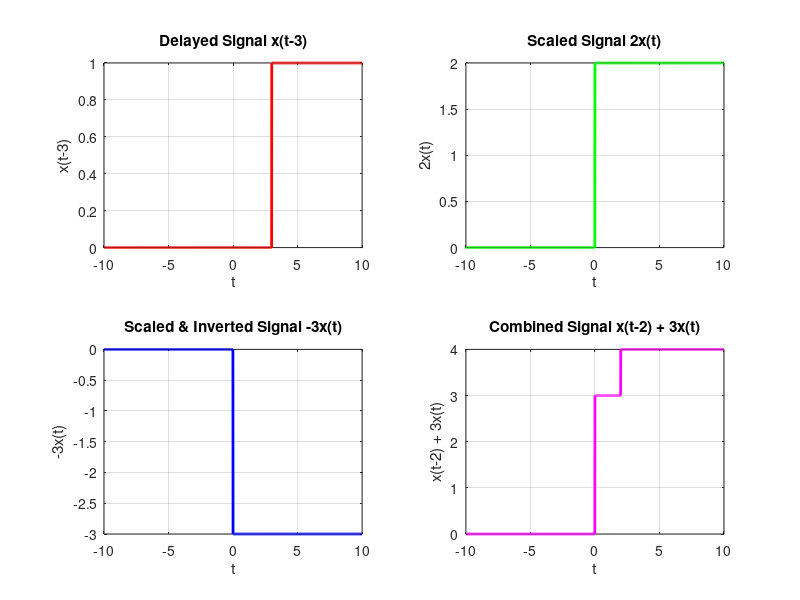

MATLAB code for this plot:
% Clear command window, workspace variables, and close all figures
clc; clear; close all; 

% Time vector
t = -10:0.01:10; % Define time range from -10 to 10 with 0.01 step size

% Define the original signal x(t)
x = (t >= 0); % Unit step function: x(t) = 1 for t >= 0, else 0

% Compute the given signals
x_shifted_3 = (t-3 >= 0); % Delayed signal: x(t-3), shifted 3 units to the right
x_scaled_2 = 2*x;         % Amplitude scaled signal: 2 * x(t)
x_scaled_neg3 = -3*x;     % Amplitude scaled and inverted: -3 * x(t)
x_combined = (t-2 >= 0) + 3*x; % Combined signal: x(t-2) + 3x(t)

% Plotting the signals in subplots
figure;

% Plot 1: Delayed signal x(t-3)
subplot(2,2,1);
plot(t, x_shifted_3, 'r', 'LineWidth', 2 );
xlabel('t'); ylabel('x(t-3)');
title('Delayed Signal x(t-3)');
grid on;

% Plot 2: Scaled signal 2x(t)
subplot(2,2,2);
plot(t, x_scaled_2, 'g', 'Linewidth', 2);
xlabel('t'); ylabel('2x(t)');
title('Scaled Signal 2x(t)');
grid on;

% Plot 3: Scaled and inverted signal -3x(t)
subplot (2,2,3);
plot(t, x_scaled_neg3, 'b', 'LineWidth', 2);
xlabel('t'); ylabel('-3x(t)');
title('Scaled & Inverted Signal -3x(t)');
grid on;

% Plot 4: Combined signal x(t-2) + 3x(t)
subplot(2,2,4);
plot(t, x_combined, 'm', 'LineWidth', 2);
xlabel('t'); ylabel('x(t-2) + 3x(t)');
title('Combined Signal x(t-2) + 3x(t)');
grid on;
